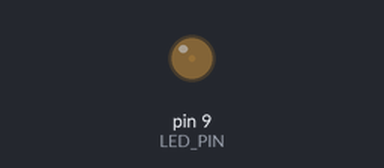
Bench run of a sketch on a simulated Arduino Uno, built with avr-gcc and run on an emulated ATmega328P. Parts: output pins drawn as LEDs (lit = HIGH).

Above: at 0.05 s.
At 0.95 s:
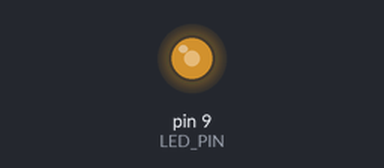
At 1.4 s:
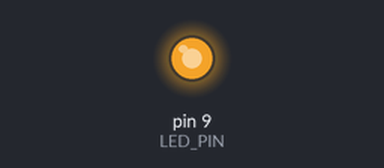
At 2.75 s:
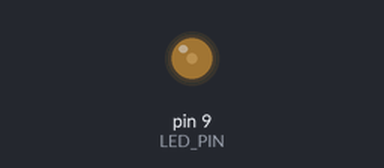
Timing chart, 0 to 7.0 s (numbered marks = the images above):
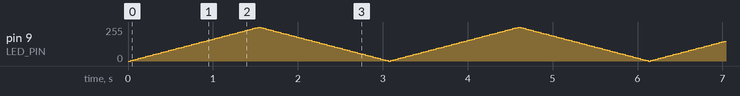

The sketch:

pwm-fade.ino
```cpp
// PWM fade: LED on pin 9 (PWM-capable on Uno) through a 220 ohm resistor.
const int LED_PIN = 9;
int brightness = 0;
int step = 5;

void setup() {
  pinMode(LED_PIN, OUTPUT);
}

void loop() {
  analogWrite(LED_PIN, brightness);
  brightness += step;
  if (brightness <= 0 || brightness >= 255) {
    step = -step;
  }
  delay(30);
}
```
